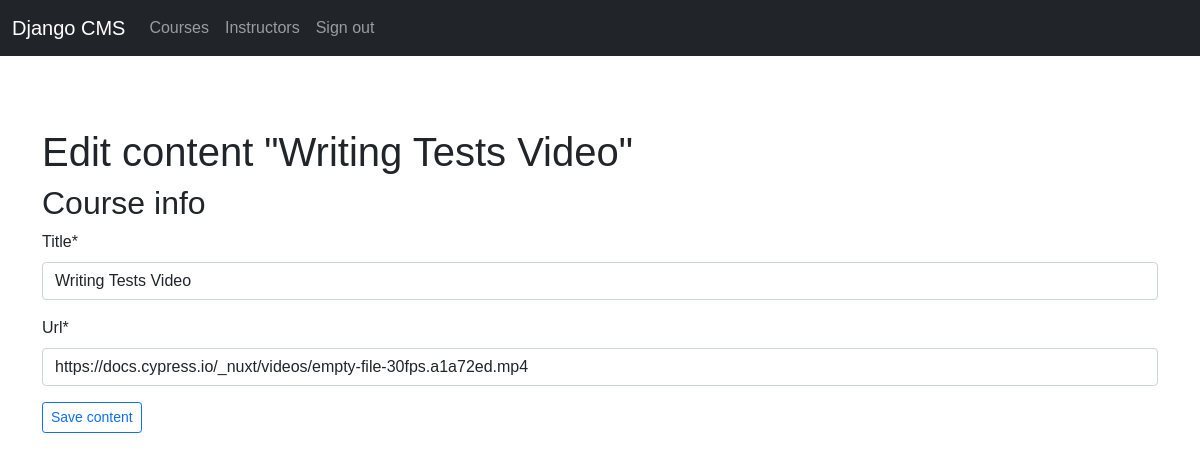
The app's page /course/module/4/content/video/3/ (signed in) with its own data.
### courses/models.py (models this page shows, shortened)
class ItemBase(models.Model):
    owner = models.ForeignKey(
        User, related_name="%(class)s_related", on_delete=models.CASCADE
    )
    title = models.CharField(max_length=250)
    created = models.DateTimeField(auto_now_add=True)
    updated = models.DateTimeField(auto_now=True)
    class Meta:
        abstract = True

class Video(ItemBase):
    url = EmbedVideoField()

### courses/views.py (the view, shortened to what this page needs)
class ContentCreateUpdateView(TemplateResponseMixin, View):
    module = None
    model = None
    obj = None
    template_name = "courses/manage/content/form.html"
    def get_model(self, model_name):
        if model_name in ["text", "video", "image", "file"]:
            return apps.get_model(app_label="courses", model_name=model_name)
        return None
    def get_form(self, model, *args, **kwargs):
        Form = modelform_factory(
            model, exclude=["owner", "order", "created", "updated"]
        )
        return Form(*args, **kwargs)
    def dispatch(self, request, module_id, model_name, id=None):
        self.module = get_object_or_404(
            Module, id=module_id, course__owner=request.user
        )
        self.model = self.get_model(model_name)
        if id:
            self.obj = get_object_or_404(self.model, id=id, owner=request.user)
        return super(ContentCreateUpdateView, self).dispatch(
            request, module_id, model_name, id
        )
    def get(self, request, module_id, model_name, id=None):
        form = self.get_form(self.model, instance=self.obj)
        return self.render_to_response({"form": form, "object": self.obj})

### courses/templates/courses/manage/content/form.html (shortened to what this page needs)
{% extends "base.html" %}
{% load crispy_forms_filters %}
{% load crispy_forms_tags %}
{% block content %}
    <div class="row">
        <div class="col-md-12">
            <h1>
                {% if object %}
                    Edit content "{{ object.title }}"
                {% else %}
                    Add a new content
                {% endif %}
            </h1>
            <h2>Course info</h2>
            <form action="" method="post" enctype="multipart/form-data" novalidate>
                {{ form|crispy }}
                <button type="submit" class="btn btn-outline-primary btn-sm">Save content</button>
            </form>
        </div>
    </div>
{% endblock %}

### courses/static/css/base.css (style rules this page uses)
body { font-family: sans-serif; }

### records on screen
Video: title "Writing Tests Video", url "https://docs.cypress.io/_nuxt/videos/empty-file-30fps.a1a72ed.mp4"
